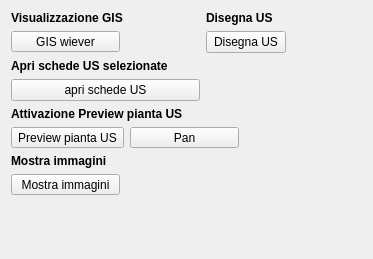
           <widget class="QWidget" name="page_2">
            <property name="geometry">
             <rect>
              <x>0</x>
              <y>0</y>
              <width>373</width>
              <height>259</height>
             </rect>
            </property>
            <attribute name="label">
             <string>Funzioni di controllo</string>
            </attribute>
            <layout class="QGridLayout" name="gridLayout_21">
             <item row="0" column="0" colspan="2">
              <widget class="QLabel" name="label_38">
               <property name="font">
                <font>
                 <weight>75</weight>
                 <bold>true</bold>
                </font>
               </property>
               <property name="text">
                <string>Visualizzazione GIS</string>
               </property>
              </widget>
             </item>
             <item row="0" column="2" colspan="2">
              <widget class="QLabel" name="label_46">
               <property name="font">
                <font>
                 <weight>75</weight>
                 <bold>true</bold>
                </font>
               </property>
               <property name="text">
                <string>Disegna US</string>
               </property>
              </widget>
             </item>
             <item row="1" column="0">
              <widget class="QToolButton" name="toolButtonGis">
               <property name="minimumSize">
                <size>
                 <width>109</width>
                 <height>0</height>
                </size>
               </property>
               <property name="toolTip">
                <string/>
               </property>
               <property name="text">
                <string>GIS wiever</string>
               </property>
               <property name="icon">
                <iconset>
                 <normaloff>:/images/GIS.png</normaloff>:/images/GIS.png</iconset>
               </property>
               <property name="shortcut">
                <string>Ctrl+G</string>
               </property>
               <property name="checkable">
                <bool>true</bool>
               </property>
               <property name="checked">
                <bool>false</bool>
               </property>
               <property name="toolButtonStyle">
                <enum>Qt::ToolButtonTextOnly</enum>
               </property>
               <property name="arrowType">
                <enum>Qt::NoArrow</enum>
               </property>
              </widget>
             </item>
             <item row="2" column="0" colspan="2">
              <widget class="QLabel" name="label_40">
               <property name="font">
                <font>
                 <weight>75</weight>
                 <bold>true</bold>
                </font>
               </property>
               <property name="text">
                <string>Apri schede US selezionate</string>
               </property>
              </widget>
             </item>
             <item row="3" column="0" colspan="2">
              <widget class="QPushButton" name="pushButton_showSelectedFeatures">
               <property name="font">
                <font>
                 <pointsize>9</pointsize>
                </font>
               </property>
               <property name="toolTip">
                <string>Show Selcted Features</string>
               </property>
               <property name="text">
                <string>apri schede US</string>
               </property>
               <property name="icon">
                <iconset>
                 <normaloff>:/images/sheet.png</normaloff>:/images/sheet.png</iconset>
               </property>
              </widget>
             </item>
             <item row="4" column="0" colspan="3">
              <widget class="QLabel" name="label_39">
               <property name="font">
                <font>
                 <weight>75</weight>
                 <bold>true</bold>
                </font>
               </property>
               <property name="text">
                <string>Attivazione Preview pianta US</string>
               </property>
              </widget>
             </item>
             <item row="5" column="0">
              <widget class="QToolButton" name="toolButtonPreview">
               <property name="toolTip">
                <string/>
               </property>
               <property name="text">
                <string>Preview pianta US</string>
               </property>
               <property name="icon">
                <iconset>
                 <normaloff>:/images/GIS.png</normaloff>:/images/GIS.png</iconset>
               </property>
               <property name="shortcut">
                <string>Ctrl+G</string>
               </property>
               <property name="checkable">
                <bool>true</bool>
               </property>
               <property name="checked">
                <bool>false</bool>
               </property>
               <property name="toolButtonStyle">
                <enum>Qt::ToolButtonTextOnly</enum>
               </property>
               <property name="arrowType">
                <enum>Qt::NoArrow</enum>
               </property>
              </widget>
             </item>
             <item row="5" column="1" colspan="2">
              <widget class="QToolButton" name="toolButtonPan">
               <property name="minimumSize">
                <size>
                 <width>109</width>
                 <height>0</height>
                </size>
               </property>
               <property name="toolTip">
                <string>Pan tool</string>
               </property>
               <property name="text">
                <string>Pan</string>
               </property>
               <property name="icon">
                <iconset>
                 <normaloff>:/images/mActionPan.png</normaloff>:/images/mActionPan.png</iconset>
               </property>
               <property name="shortcut">
                <string>Ctrl+G</string>
               </property>
               <property name="checkable">
                <bool>true</bool>
               </property>
               <property name="checked">
                <bool>false</bool>
               </property>
               <property name="toolButtonStyle">
                <enum>Qt::ToolButtonTextOnly</enum>
               </property>
               <property name="arrowType">
                <enum>Qt::NoArrow</enum>
               </property>
              </widget>
             </item>
             <item row="6" column="0" colspan="2">
              <widget class="QLabel" name="label_44">
               <property name="font">
                <font>
                 <weight>75</weight>
                 <bold>true</bold>
                </font>
               </property>
               <property name="text">
                <string>Mostra immagini</string>
               </property>
              </widget>
             </item>
             <item row="7" column="0">
              <widget class="QToolButton" name="toolButtonPreviewMedia">
               <property name="minimumSize">
                <size>
                 <width>109</width>
                 <height>0</height>
                </size>
               </property>
               <property name="text">
                <string>Mostra immagini</string>
               </property>
               <property name="icon">
                <iconset>
                 <normaloff>:/images/photo.png</normaloff>:/images/photo.png</iconset>
               </property>
               <property name="checkable">
                <bool>true</bool>
               </property>
              </widget>
             </item>
             <item row="8" column="3">
              <spacer name="verticalSpacer_4">
               <property name="orientation">
                <enum>Qt::Vertical</enum>
               </property>
               <property name="sizeHint" stdset="0">
                <size>
                 <width>20</width>
                 <height>201</height>
                </size>
               </property>
              </spacer>
             </item>
             <item row="8" column="1">
              <spacer name="verticalSpacer_6">
               <property name="orientation">
                <enum>Qt::Vertical</enum>
               </property>
               <property name="sizeHint" stdset="0">
                <size>
                 <width>20</width>
                 <height>40</height>
                </size>
               </property>
              </spacer>
             </item>
             <item row="1" column="2">
              <widget class="QPushButton" name="pushButton_showLayer">
               <property name="font">
                <font>
                 <pointsize>9</pointsize>
                </font>
               </property>
               <property name="toolTip">
                <string>Show Selcted Features</string>
               </property>
               <property name="text">
                <string>Disegna US</string>
               </property>
               <property name="icon">
                <iconset>
                 <normaloff>:/images/sheet.png</normaloff>:/images/sheet.png</iconset>
               </property>
              </widget>
             </item>
            </layout>
           </widget>
